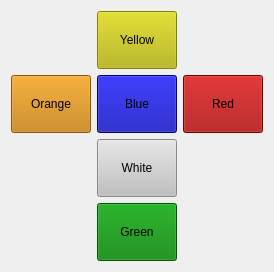
  <widget class="QWidget" name="gridLayoutWidget_2">
   <property name="geometry">
    <rect>
     <x>1050</x>
     <y>50</y>
     <width>164</width>
     <height>220</height>
    </rect>
   </property>
   <layout class="QGridLayout" name="Coloring">
    <item row="1" column="0">
     <widget class="QPushButton" name="Orange_Button">
      <property name="styleSheet">
       <string notr="true">QPushButton{
  background-color: rgb(193, 122, 0);
  width: 50px;
  height: 50px;
}

QPushButton:hover {
  background-color: gray;
}

QPushButton:pressed {
  background-color: orange;
}</string>
      </property>
      <property name="text">
       <string>Orange</string>
      </property>
     </widget>
    </item>
    <item row="0" column="1">
     <widget class="QPushButton" name="Yellow_Button">
      <property name="styleSheet">
       <string notr="true">QPushButton{
  background-color: rgb(183, 180, 0);
  width: 50px;
  height: 50px;
}

QPushButton:hover {
  background-color: gray;
}

QPushButton:pressed {
  background-color: yellow;
}</string>
      </property>
      <property name="text">
       <string>Yellow</string>
      </property>
     </widget>
    </item>
    <item row="2" column="1">
     <widget class="QPushButton" name="White_Button">
      <property name="styleSheet">
       <string notr="true">QPushButton{
  background-color: silver;
  width: 50px;
  height: 50px;
}

QPushButton:hover {
  background-color: gray;

}

QPushButton:pressed {
  background-color: white;
}</string>
      </property>
      <property name="text">
       <string>White</string>
      </property>
     </widget>
    </item>
    <item row="1" column="1">
     <widget class="QPushButton" name="Blue_Button">
      <property name="styleSheet">
       <string notr="true">QPushButton{
  background-color: rgb(0, 0, 170);
  width: 50px;
  height: 50px;
}

QPushButton:hover {
  background-color: gray;
}

QPushButton:pressed {
  background-color: blue;
}</string>
      </property>
      <property name="text">
       <string>Blue</string>
      </property>
     </widget>
    </item>
    <item row="1" column="2">
     <widget class="QPushButton" name="Red_Button">
      <property name="styleSheet">
       <string notr="true">QPushButton{
  background-color: rgb(160, 0, 0);
  width: 50px;
  height: 50px;
}

QPushButton:hover {
  background-color: gray;
}

QPushButton:pressed {
  background-color: red;
}</string>
      </property>
      <property name="text">
       <string>Red</string>
      </property>
     </widget>
    </item>
    <item row="3" column="1">
     <widget class="QPushButton" name="Green_Button">
      <property name="styleSheet">
       <string notr="true">QPushButton{
  background-color: green;
  width: 50px;
  height: 50px;
}

QPushButton:hover {
  background-color: gray;
}

QPushButton:pressed {
  background-color: rgb(0, 160, 0);
}</string>
      </property>
      <property name="text">
       <string>Green</string>
      </property>
     </widget>
    </item>
   </layout>
  </widget>
